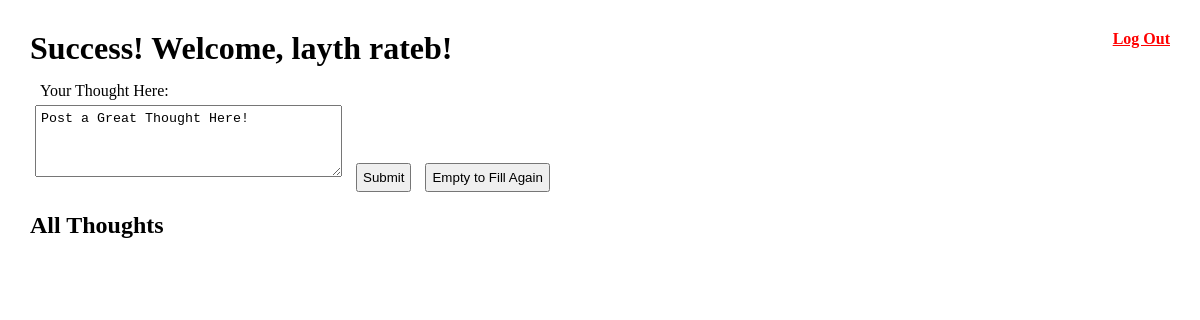
Page /thoughts (signed in) on the earlier database version.
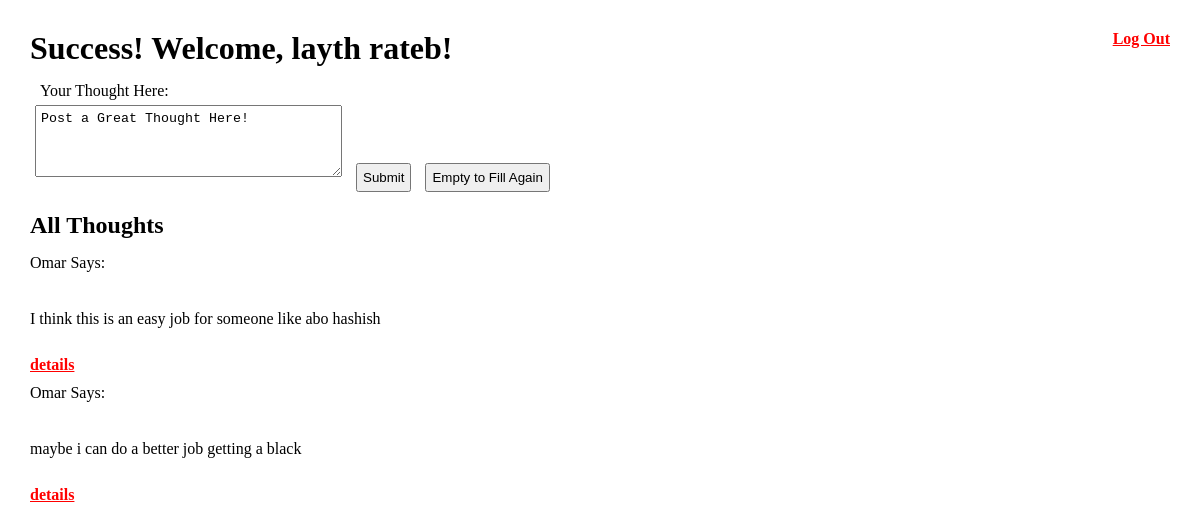
Same page on the later database version.
### appLogin/models.py (models this page shows)
class User(models.Model):
    fname = models.CharField(max_length=255)
    lname = models.CharField(max_length=255)
    birthDate = models.DateField(null=True)
    email = models.CharField(max_length=255)
    passwd = models.CharField(max_length=255)
    createdAt = models.DateTimeField(auto_now_add=True)
    updatedAt = models.DateTimeField(auto_now=True)
    objects = userManager()

class Thought(models.Model):
    post = models.TextField()
    uploadeBy=models.ForeignKey(User, related_name="createdThoughts", on_delete=models.CASCADE)
    likedBy=models.ManyToManyField(User, related_name="likes")
    createdAt = models.DateTimeField(auto_now_add=True)
    updatedAt = models.DateTimeField(auto_now=True)

### appLogin/views.py (the view)
# urls.py: path('thoughts', views.welcomeThoughts),
def welcomeThoughts(request):
    if request.session['logedin']:
        thisUsers= User.objects.get(email=request.session['email'])
        request.session['thisUsersName']=thisUsers.fname
        request.session['id']=thisUsers.id
        request.session['thisUsersLname']=thisUsers.lname
        context={
            'Thoughts' : Thought.objects.all(),
            'hisFavs' : Thought.objects.filter(likedBy=thisUsers)
        }
        return render(request,'thoughts.html', context)

### appLogin/templates/thoughts.html (shortened to what this page needs)
<!DOCTYPE html>
<html lang="en">
<head>
    {% load static %}
    <link rel="stylesheet" href="{% static 'css/style.css' %}">
</head>
<body>
    <a href="/cleanSession" id="tre">Log Out</a>
    <h1>Success! Welcome, {{request.session.thisUsersName}} {{request.session.thisUsersLname}}!</h1>
    <form action="/addThought" method="POST">
		<label for="thisID">Your Thought Here:</label><br>
		<textarea name="formDesc" id="thisID" rows="4" cols="35">Post a Great Thought Here!</textarea>
        <input type="submit" value="Submit">
		<input type="reset" value="Empty to Fill Again">
    </form>
    <h2>All Thoughts</h2>
    {% for Thought in Thoughts %}
        <p>{{Thought.uploadeBy.fname}} Says:</p> <br>
        <p class="box">{{Thought.post}}</p> <br>
        {% if Thought in hisFavs %}
            <p>faved</p>
        {% else %}
            <a href="/thought/{{Thought.id}}"> details</a>
        {% endif %}
    {% endfor %}
</body>
</html>

### appLogin/static/css/style.css (style rules this page uses)
* { padding: 5px; margin: 5px; }
a { color: red; font-weight: bold; }

### appLogin/templates/thoughts.html (style rules this page uses)
#tre { float: right; }

Differences in the rows shown:
added Thought: uploadeBy.fname "Omar", post "I think this is an easy job for someone like abo hashish"
added Thought: uploadeBy.fname "Omar", post "maybe i can do a better job getting a black"
